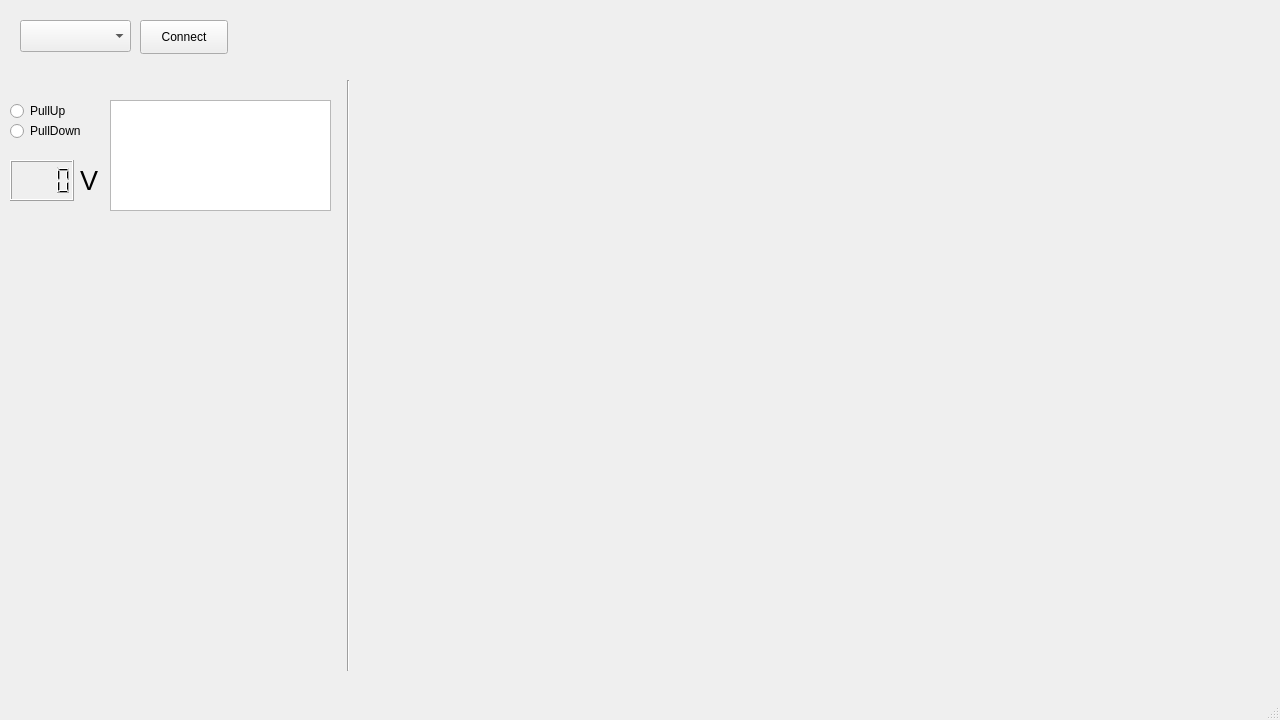
<?xml version="1.0" encoding="UTF-8"?>
<ui version="4.0">
 <class>MainWindow</class>
 <widget class="QMainWindow" name="MainWindow">
  <property name="geometry">
   <rect>
    <x>0</x>
    <y>0</y>
    <width>1280</width>
    <height>720</height>
   </rect>
  </property>
  <property name="windowTitle">
   <string>MainWindow</string>
  </property>
  <widget class="QWidget" name="centralwidget">
   <widget class="QRadioButton" name="radioButton">
    <property name="geometry">
     <rect>
      <x>10</x>
      <y>100</y>
      <width>91</width>
      <height>22</height>
     </rect>
    </property>
    <property name="text">
     <string>PullUp</string>
    </property>
   </widget>
   <widget class="QRadioButton" name="radioButton_2">
    <property name="geometry">
     <rect>
      <x>10</x>
      <y>120</y>
      <width>91</width>
      <height>22</height>
     </rect>
    </property>
    <property name="text">
     <string>PullDown</string>
    </property>
   </widget>
   <widget class="QGraphicsView" name="graphicsView">
    <property name="geometry">
     <rect>
      <x>110</x>
      <y>100</y>
      <width>221</width>
      <height>111</height>
     </rect>
    </property>
   </widget>
   <widget class="QLCDNumber" name="lcdNumber">
    <property name="geometry">
     <rect>
      <x>10</x>
      <y>160</y>
      <width>64</width>
      <height>41</height>
     </rect>
    </property>
    <property name="digitCount">
     <number>4</number>
    </property>
   </widget>
   <widget class="QLabel" name="label">
    <property name="geometry">
     <rect>
      <x>80</x>
      <y>160</y>
      <width>21</width>
      <height>41</height>
     </rect>
    </property>
    <property name="font">
     <font>
      <pointsize>20</pointsize>
     </font>
    </property>
    <property name="text">
     <string>V</string>
    </property>
   </widget>
   <widget class="QPushButton" name="pushButton">
    <property name="geometry">
     <rect>
      <x>140</x>
      <y>20</y>
      <width>88</width>
      <height>34</height>
     </rect>
    </property>
    <property name="text">
     <string>Connect</string>
    </property>
   </widget>
   <widget class="QComboBox" name="comboBox">
    <property name="geometry">
     <rect>
      <x>20</x>
      <y>20</y>
      <width>111</width>
      <height>32</height>
     </rect>
    </property>
   </widget>
   <widget class="Line" name="line">
    <property name="geometry">
     <rect>
      <x>340</x>
      <y>80</y>
      <width>16</width>
      <height>591</height>
     </rect>
    </property>
    <property name="orientation">
     <enum>Qt::Vertical</enum>
    </property>
   </widget>
  </widget>
  <widget class="QMenuBar" name="menubar">
   <property name="geometry">
    <rect>
     <x>0</x>
     <y>0</y>
     <width>1280</width>
     <height>30</height>
    </rect>
   </property>
  </widget>
  <widget class="QStatusBar" name="statusbar"/>
 </widget>
 <resources/>
 <connections/>
</ui>
